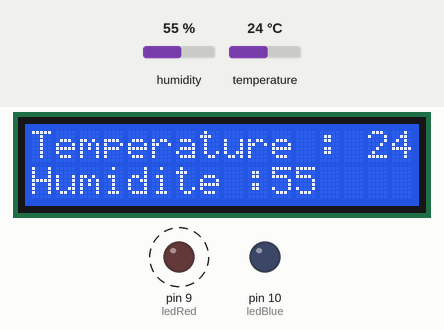
Recording of a sketch running on a simulated Arduino Uno, built with avr-gcc and run on an emulated ATmega328P. Shown: 16×2 character LCD, output pins drawn as LEDs (lit = HIGH). Dashed ring = blinking. Inputs (shaded band) come from the test bench; at power-on: temperature 24 °C, humidity 55 %. What the sketch prints to the serial monitor is not drawn.

Above: at 1.2 s.
1.3 s: temperature set to 17 °C
At 2.24 s:
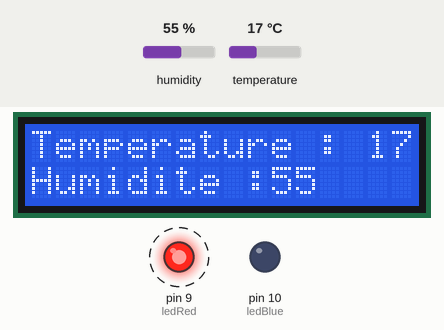
4.0 s: temperature set to 14 °C
At 4.26 s:
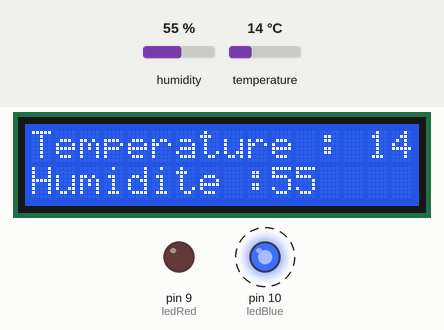
9.9 s: humidity set to 22 %
At 11.0 s:
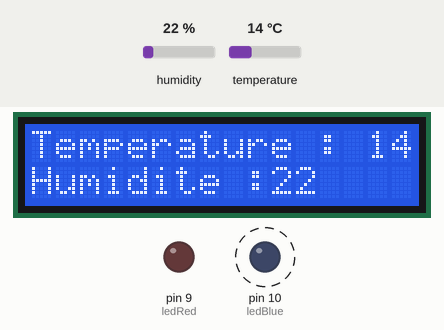
12.6 s: humidity set to 40 %
At 15.9 s:
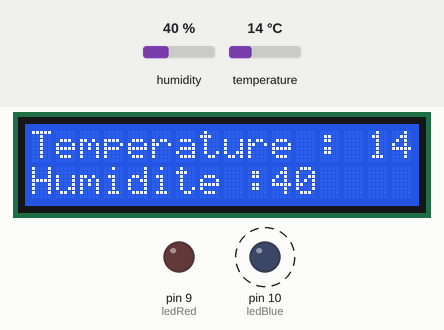
Timing chart, 0 to 17.0 s (numbered marks = the images above; inputs shaded):
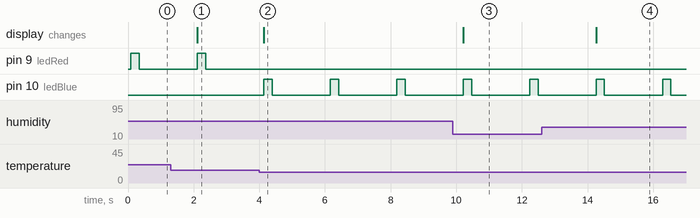

The sketch:

Weather_Station.ino
```cpp
#include "LiquidCrystal.h"
#include "Ultrasonic.h"
#include <SimpleDHT.h>
int rs = 12;
int e = 11;
int d4 = 5;
int d5 = 4;
int d6 = 3;
int d7 = 2;
int dht = 7;
int ledRed = 9;
int ledBlue = 10;

SimpleDHT11 dht11(dht);
LiquidCrystal lcd(rs, e, d4, d5, d6, d7);


void setup() {
  // put your setup code here, to run once:
  Serial.begin(115200);
  pinMode(dht, INPUT);
  pinMode(ledRed, OUTPUT);
  pinMode(ledBlue, OUTPUT);
  lcd.begin(16,2);
  lcd.setCursor(0,0);
  lcd.print("Temperature : ");
  lcd.setCursor(0,1);
  lcd.print("Humidite : ");
}

void loop() {
  //lcd.scrollDisplayLeft();
  //delay(500);
  // put your main code here, to run repeatedly:
  Serial.println("*******************");
  Serial.println("Simple DHT11...");

  byte temp = 0;
  byte humidite = 0;
  int err = SimpleDHTErrSuccess;
  if((err = dht11.read(&temp, &humidite, NULL) != SimpleDHTErrSuccess))
  {
    Serial.print("Read DHT11 failed, err=");
    Serial.println(err);
    delay(1000);
    return;
  }

  Serial.print("Sample OK : ");
  Serial.print((int)temp);
  Serial.print(" *C");

  Serial.print((int)humidite);
  Serial.print(" H");

  lcd.setCursor(14, 0);
  lcd.print(temp);

  lcd.setCursor(10, 1);
  lcd.print(humidite);

  if (temp <= 15)
  {
    digitalWrite(ledBlue, HIGH);
    delay(250);
    digitalWrite(ledBlue, LOW);
    delay(250);
  }
  else if(temp > 15)
  {
    digitalWrite(ledRed, HIGH);
    delay(250);
    digitalWrite(ledRed, LOW);
    delay(250);
  }


  delay(1500);


}
```

Measured:
- the behaviour switches between 16 and 15 °C on temperature (found by bisection; images 1 and 2)
- after the input at 1.3 s, the display: changes after 0.82 s (image 1)
- after the input at 4.0 s, pin 9 (ledRed): stops changing and stays LOW; pin 10 (ledBlue): alternates HIGH for 0.25 s and LOW for 1.8 s, starting after 0.14 s; the display: changes after 0.14 s (image 2)
- after the input at 9.9 s, the display: changes after 0.32 s (image 3)
- after the input at 12.6 s, the display: changes after 1.7 s (image 4)
